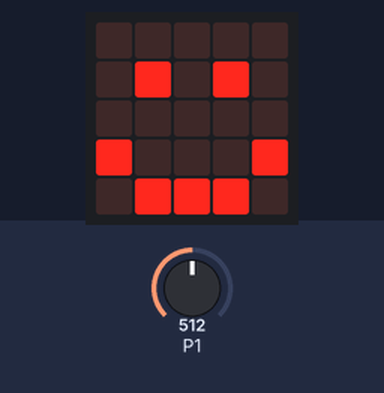
Bench run of a program on a simulated BBC micro:bit running MicroPython. Shown: the board's 5×5 LED display. The inputs (shaded band) are chosen by the test bench; at power-on: P1 = 512 (analog values on the 0–1023 scale). What the program prints to the serial console is not drawn.

Above: at 1.2 s.
1.3 s: P1 set to 483
At 2.5 s:
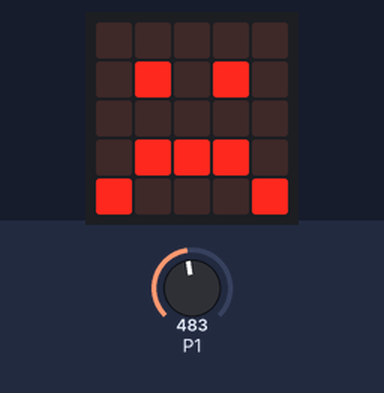
2.8 s: P1 set to 510
At 3.6 s:
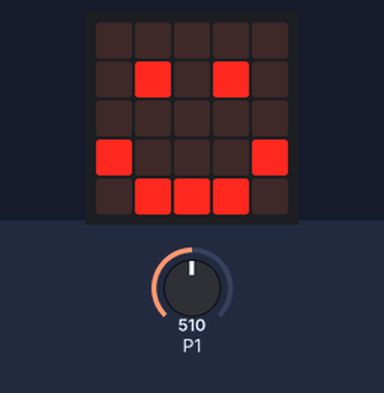
4.3 s: P1 set to 490
At 4.8 s:
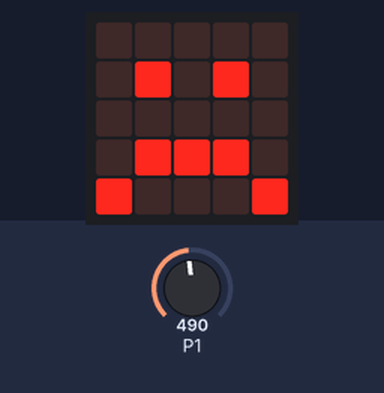
Timing chart, 0 to 4.6 s (numbered marks = the images above; inputs shaded):
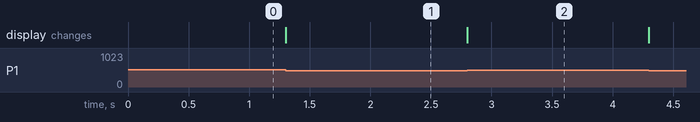

The program:

happy_sad_events.py
```python
from microbit import *
while True:
   soil = pin1.read_analog()
   print(soil)
   # we can start at 500 but you will need to work out the best soil value
   if soil > 500:
       display.show(Image.HAPPY)
   else:
       display.show(Image.SAD)
```

Measured:
- the behaviour switches between 501 and 500 on P1 (found by bisection; images 0 and 1)
- after the input at 1.3 s, the display: changes at once (image 1)
- after the input at 2.8 s, the display: changes at once (image 2)
